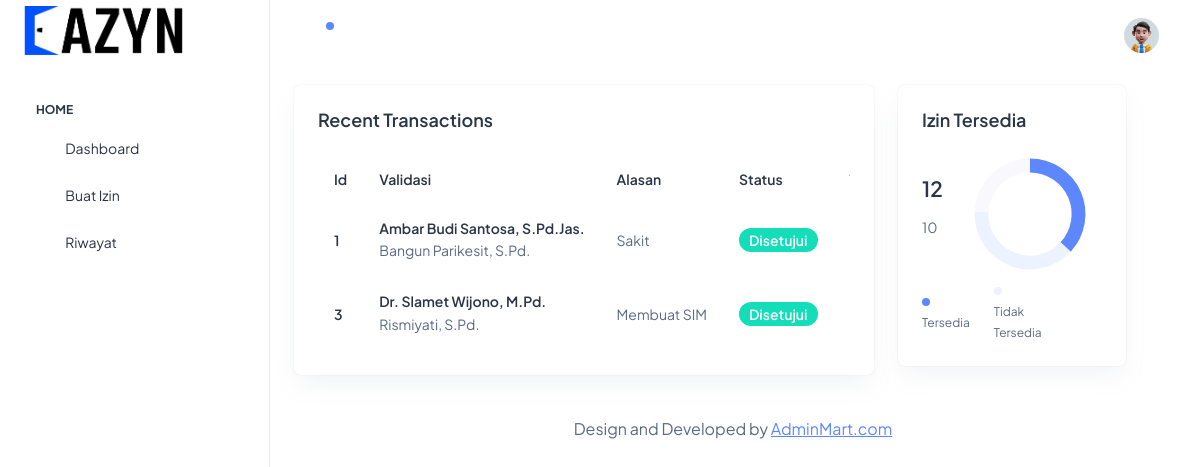
The page / on the database its author committed.
### tables this page shows
CREATE TABLE `izin` (
  `id` int(11) NOT NULL,
  `siswa_id` int(11) NOT NULL,
  `guru_id` int(11) DEFAULT NULL,
  `bk_id` int(11) DEFAULT NULL,
  `alasan` varchar(200) NOT NULL,
  `kode` varchar(5) NOT NULL,
  `waktu` varchar(8) NOT NULL,
  `tanggal` date NOT NULL DEFAULT current_timestamp(),
  `is_approved` int(11) NOT NULL DEFAULT 0,
  `file_pendukung` varchar(100) DEFAULT NULL
);

CREATE TABLE `guru` (
  `id` int(11) NOT NULL,
  `nama` varchar(50) NOT NULL,
  `mapel` varchar(50) NOT NULL,
  `username` varchar(10) NOT NULL,
  `password` varchar(20) NOT NULL,
  `NIP` varchar(50) NOT NULL,
  `foto` varchar(100) NOT NULL
);

CREATE TABLE `bk` (
  `id` int(11) NOT NULL,
  `nama` varchar(50) NOT NULL,
  `username` varchar(10) NOT NULL,
  `password` varchar(20) NOT NULL
);

### index.php (the view, shortened to what this page needs)
<?php
require_once("config/connect.php");
$query = "select izin.*, guru.nama as nama_guru, bk.nama as nama_bk
          from izin
          inner join guru on guru.id=izin.guru_id
          inner join bk on bk.id= izin.bk_id
          where siswa_id = 3";
$run_sql = mysqli_query($is_connect, $query);
?>
<!doctype html>
<html lang="en">
<head>
  <link rel="stylesheet" href="assets//css/styles.min.css" />
</head>
<body>
  <div class="page-wrapper" id="main-wrapper" data-layout="vertical" data-navbarbg="skin6" data-sidebartype="full"
    data-sidebar-position="fixed" data-header-position="fixed">
    <aside class="left-sidebar">
      <div>
        <div class="brand-logo d-flex align-items-center justify-content-between">
          <a href="./index.html" class="text-nowrap logo-img">
            <img src="assets//images/logos/logo.png" width="160" alt="" />
          </a>
        </div>
        <nav class="sidebar-nav scroll-sidebar" data-simplebar="">
          <ul id="sidebarnav">
            <li class="nav-small-cap">
              <span class="hide-menu">Home</span>
            </li>
            <li class="sidebar-item">
              <a class="sidebar-link" href="./index.html" aria-expanded="false">
                <span>
                  <i class="ti ti-layout-dashboard"></i>
                </span>
                <span class="hide-menu">Dashboard</span>
              </a>
            </li>
            <li class="sidebar-item">
              <a class="sidebar-link" href="./ui-buat-izin.html" aria-expanded="false">
                <span>
                  <i class="ti ti-article"></i>
                </span>
                <span class="hide-menu">Buat Izin</span>
              </a>
            </li>
            <li class="sidebar-item">
              <a class="sidebar-link" href="./ui-alerts.html" aria-expanded="false">
                <span>
                  <i class="ti ti-alert-circle"></i>
                </span>
                <span class="hide-menu">Riwayat</span>
              </a>
            </li>
          </ul>
        </nav>
      </div>
    </aside>
    <div class="body-wrapper">
      <header class="app-header">
        <nav class="navbar navbar-expand-lg navbar-light">
          <ul class="navbar-nav">
            <li class="nav-item">
              <a class="nav-link nav-icon-hover" href="javascript:void(0)">
                <i class="ti ti-bell-ringing"></i>
                <div class="notification bg-primary rounded-circle"></div>
              </a>
            </li>
          </ul>
          <div class="navbar-collapse justify-content-end px-0" id="navbarNav">
            <ul class="navbar-nav flex-row ms-auto align-items-center justify-content-end">
              <li class="nav-item dropdown">
                <a class="nav-link nav-icon-hover" href="javascript:void(0)" id="drop2" data-bs-toggle="dropdown"
                  aria-expanded="false">
                  <img src="assets//images/profile/user-1.jpg" alt="" width="35" height="35" class="rounded-circle">
                </a>
              </li>
            </ul>
          </div>
        </nav>
      </header>
      <div class="container-fluid">
        <div class="row">
          <div class="col-lg-8 d-flex align-items-strech">
            <div class="card w-100">
              <div class="card-body p-4">
                <h5 class="card-title fw-semibold mb-4">Recent Transactions</h5>
                <div class="table-responsive">
                  <table class="table text-nowrap mb-0 align-middle">
                    <thead class="text-dark fs-4">
                      <tr>
                        <th class="border-bottom-0">
                          <h6 class="fw-semibold mb-0">Id</h6>
                        </th>
                        <th class="border-bottom-0">
                          <h6 class="fw-semibold mb-0">Validasi</h6>
                        </th>
                        <th class="border-bottom-0">
                          <h6 class="fw-semibold mb-0">Alasan</h6>
                        </th>
                        <th class="border-bottom-0">
                          <h6 class="fw-semibold mb-0">Status</h6>
                        </th>
                        <th class="border-bottom-0">
                        </th>
                      </tr>
                    </thead>
                    <tbody>
                      <?php
                        $fetch_data  = mysqli_fetch_all($run_sql, MYSQLI_BOTH);
                        foreach($fetch_data as $data){
                        ?>
                      <tr>
                        <td class="border-bottom-0"><h6 class="fw-semibold mb-0"><?php echo $data[0]?></h6></td>
                        <td class="border-bottom-0">
                            <h6 class="fw-semibold mb-1"><?php echo $data[10]?></h6>
                            <?php echo $data["nama_bk"]?>
                        </td>
                        <td class="border-bottom-0">
                          <p class="mb-0 fw-normal"><?php echo $data["alasan"]?></p>
                        </td>
                        <td class="border-bottom-0">
                          <div class="d-flex align-items-center gap-2">
                            <?php
                              if($data["is_approved"] == 0){
                              ?>
                              <span class="badge bg-info rounded-3 fw-semibold">Ajukan</span>
                              <?php
                              }elseif($data["is_approved"] == 1){
                              ?>
                              <span class="badge bg-warning rounded-3 fw-semibold">Validasi Guru</span>
                              <?php
                              }elseif($data["is_approved"] == 2){
                              ?>
                              <span class="badge bg-success rounded-3 fw-semibold">Disetujui</span>
                              <?php
                              }elseif($data["is_approved"] == 3){
                              ?>
                              <span class="badge bg-danger rounded-3 fw-semibold">Ditolak</span>
                              <?php
                              }
                              ?>
                          </div>
                        </td>
                        <td class="border-bottom-0">
                        </td>
                      </tr>
                      <?php
                        }
                      ?>
                    </tbody>
                  </table>
                </div>
              </div>
            </div>
          </div>
          <div class="col-lg-4">
            <div class="row">
              <div class="col-lg-10">
                <div class="card overflow-hidden">
                  <div class="card-body p-4">
                    <h5 class="card-title mb-9 fw-semibold">Izin Tersedia</h5>
                    <div class="row align-items-center">
                    <div class="col-4">
                      <h4 class="fw-semibold mb-3">12</h4>
                        <?php
                        $query = "select value from setting where nama_setting='pembatasan'";
                        $query1 = "select count(id) as jumlah_izin from izin where siswa_id = 3 and is_approved=2";
                        $sql = mysqli_query($is_connect, $query);
                        $sql1 = mysqli_query($is_connect, $query1);
                        $fetch_batas = mysqli_fetch_all($sql, MYSQLI_ASSOC);
                        $fetch_batas1 = mysqli_fetch_all($sql1, MYSQLI_ASSOC);
                        ?>
                        <div class="d-flex align-items-center mb-3"><?php echo $fetch_batas[0]['value']-$fetch_batas1[0]['jumlah_izin']?>
                        </div>
                      </div>
                      <div class="col-6">
                        <div class="d-flex justify-content-center">
                          <div id="breakup"></div>
                        </div>
                      </div>
                      <div class="col-8">
                        <div class="d-flex align-items-center">
                          <div class="me-4">
                            <span class="round-8 bg-primary rounded-circle me-2 d-inline-block"></span>
                            <span class="fs-2">Tersedia</span>
                          </div>
                          <div>
                            <span class="round-8 bg-light-primary rounded-circle me-2 d-inline-block"></span>
                            <span class="fs-2">Tidak Tersedia</span>
                          </div>
                        </div>
                      </div>
                    </div>
                  </div>
                </div>
              </div>
            </div>
          </div>
        </div>
        <div class="py-6 px-6 text-center">
          <p class="mb-0 fs-4">Design and Developed by <a href="https://adminmart.com/" target="_blank" class="pe-1 text-primary text-decoration-underline">AdminMart.com</a></p>
        </div>
      </div>
    </div>
  </div>
</body>
</html>

### rows shown on the page
izin: id "1", guru.nama "Ambar Budi Santosa, S.Pd.Jas.", bk.nama "Bangun Parikesit, S.Pd.", alasan "Sakit", is_approved "Disetujui"
izin: id "3", guru.nama "Dr. Slamet Wijono, M.Pd.", bk.nama "Rismiyati, S.Pd.", alasan "Membuat SIM", is_approved "Disetujui"

### other values the page prints
$fetch_batas[0]['value']-$fetch_batas1[0]['jumlah_izin'] "10"
